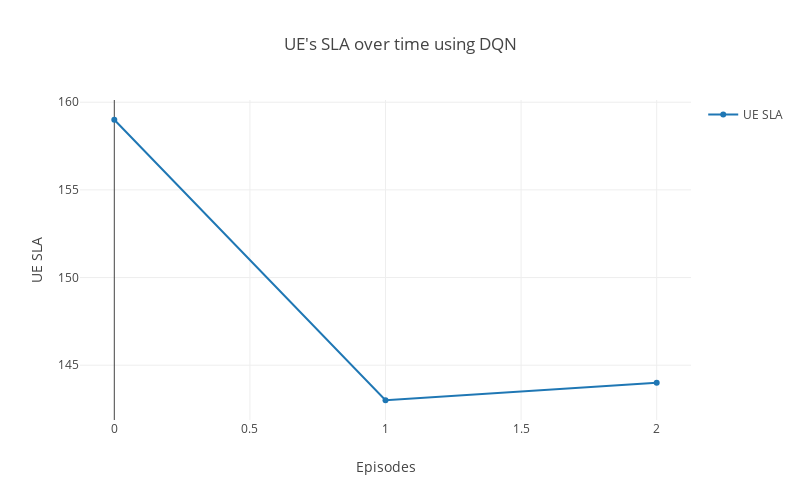

Notebook code for this chart:
### Code cell
# Create UE graph
ue_sla = go.Scatter(
    x = len(result_DQN.Meets_SLA),
    y = result_DQN.Meets_SLA,
    name='UE SLA'
)

data = [ue_sla]

# Plot and embed in ipython notebook!
plotly.offline.iplot(
     {"data": data,
      "layout": go.Layout(
          height=500,
          width=800,
          title="UE's SLA over time using DQN",
          xaxis=dict(
              title='Episodes',
          ),
          yaxis=dict(
              title='UE SLA'
          ), 
          showlegend=True)},
     show_link=False,
     link_text=None)

# For plots in the presentation 
# plotly.offline.iplot(
#     {"data": data,
#      "layout": {'xaxis':{'range': [0, 301], 'title': 'x'},
#                    'yaxis':{'range': [100, 200], 'title': 'UE SLA'},
#                    'title':"UE's SLA over episodes using DQN",
#                    'height' : 1000,
#                    'width' :1000,
#                    'showlegend': False,
#                   }
#     })

### Figure 1 — Plotly figure (JSON) as saved in the notebook; plotly's stock layout.template omitted (floating-point values rounded to 4 significant figures)
{"data": [{"name": "UE SLA", "type": "scatter", "x": 3, "y": [159, 143, 144]}], "layout": {"height": 500, "showlegend": true, "title": "UE's SLA over time using DQN", "width": 800, "xaxis": {"title": "Episodes"}, "yaxis": {"title": "UE SLA"}}}
